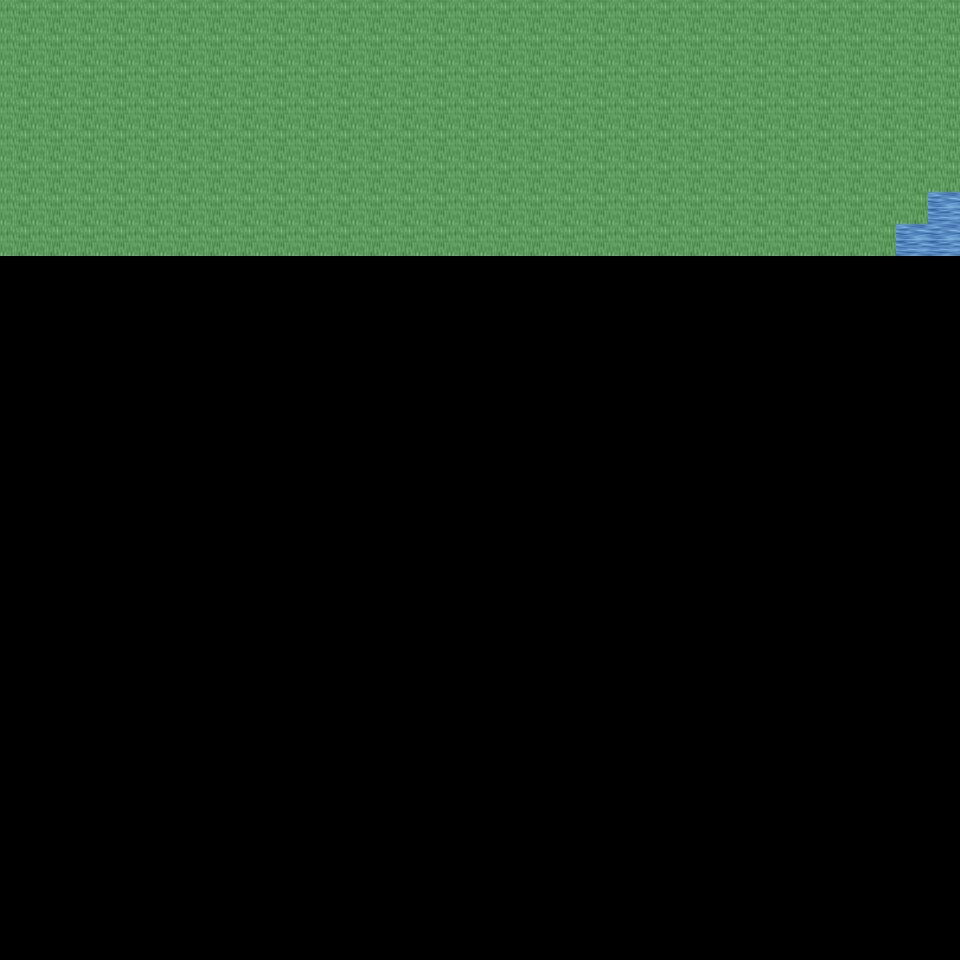

The image is a tile-based game level rendered from a .tmx file. Its description and source (layers, tilesets, objects; grid data summarised) follow:
An orthogonal 30x30 tile map with 32x32 px tiles, 6 tile layers (Ground, Object, Object2, Above, ...), 32 tilesets and 1 object (mapExit).

<map version="1.0" orientation="orthogonal" renderorder="right-down" width="30" height="30" tilewidth="32" tileheight="32" nextobjectid="2">
  <tileset firstgid="1" name="tileset_ground_ground" tilewidth="32" tileheight="32" tilecount="33" columns="3">
    <image source="../drawable/tileset_ground_ground.png" width="96" height="352" />
  </tileset>
  <tileset firstgid="34" name="tileset_ground_ground_2" tilewidth="32" tileheight="32" tilecount="4" columns="4">
    <image source="../drawable/tileset_ground_ground_2.png" width="128" height="32" />
  </tileset>
  <tileset firstgid="38" name="tileset_ground_water_pool" tilewidth="32" tileheight="32" tilecount="72" columns="3">
    <image source="../drawable/tileset_ground_water_pool.png" width="96" height="768" />
  </tileset>
  <tileset firstgid="110" name="tileset_ground_ridge_earth_dark" tilewidth="32" tileheight="32" tilecount="96" columns="12">
    <image source="../drawable/tileset_ground_ridge_earth_dark.png" width="384" height="256" />
  </tileset>
  <tileset firstgid="206" name="tileset_plant_grasses" tilewidth="32" tileheight="32" tilecount="6" columns="3">
    <image source="../drawable/tileset_plant_grasses.png" width="96" height="64" />
  </tileset>
  <tileset firstgid="212" name="tileset_ground_rock_pebbles" tilewidth="32" tileheight="32" tilecount="3" columns="1">
    <image source="../drawable/tileset_ground_rock_pebbles.png" width="32" height="96" />
  </tileset>
  <tileset firstgid="215" name="tileset_plant_flower_daisy_yellow" tilewidth="32" tileheight="32" tilecount="8" columns="2">
    <image source="../drawable/tileset_plant_flower_daisy_yellow.png" width="64" height="128" />
  </tileset>
  <tileset firstgid="223" name="tileset_plant_flower_daisy_white" tilewidth="32" tileheight="32" tilecount="8" columns="2">
    <image source="../drawable/tileset_plant_flower_daisy_white.png" width="64" height="128" />
  </tileset>
  <tileset firstgid="231" name="tileset_ground_grass_edges" tilewidth="32" tileheight="32" tilecount="36" columns="12">
    <image source="../drawable/tileset_ground_grass_edges.png" width="384" height="96" />
  </tileset>
  <tileset firstgid="267" name="tileset_ground_earth_edges" tilewidth="32" tileheight="32" tilecount="18" columns="6">
    <image source="../drawable/tileset_ground_earth_edges.png" width="192" height="96" />
  </tileset>
  <tileset firstgid="285" name="tileset_ground_grass_corners" tilewidth="32" tileheight="32" tilecount="24" columns="6">
    <image source="../drawable/tileset_ground_grass_corners.png" width="192" height="128" />
  </tileset>
  <tileset firstgid="309" name="tileset_ground_square_paving" tilewidth="32" tileheight="32" tilecount="1" columns="1">
    <image source="../drawable/tileset_ground_square_paving.png" width="32" height="32" />
  </tileset>
  <tileset firstgid="310" name="tileset_plant_flower_daisy_red" tilewidth="32" tileheight="32" tilecount="8" columns="2">
    <image source="../drawable/tileset_plant_flower_daisy_red.png" width="64" height="128" />
  </tileset>
  <tileset firstgid="318" name="tileset_plant_flower_daisy_blue" tilewidth="32" tileheight="32" tilecount="8" columns="2">
    <image source="../drawable/tileset_plant_flower_daisy_blue.png" width="64" height="128" />
  </tileset>
  <tileset firstgid="326" name="tileset_plant_tree_tree_darkgreen" tilewidth="32" tileheight="32" tilecount="88" columns="8">
    <image source="../drawable/tileset_plant_tree_tree_darkgreen.png" width="256" height="352" />
  </tileset>
  <tileset firstgid="414" name="tileset_object_well" tilewidth="32" tileheight="32" tilecount="4" columns="2">
    <image source="../drawable/tileset_object_well.png" width="64" height="64" />
  </tileset>
  <tileset firstgid="418" name="tileset_plant_bush_bushes" tilewidth="32" tileheight="32" tilecount="10" columns="5">
    <image source="../drawable/tileset_plant_bush_bushes.png" width="160" height="64" />
  </tileset>
  <tileset firstgid="428" name="tileset_ground_eye" tilewidth="32" tileheight="32" tilecount="9" columns="3">
    <image source="../drawable/tileset_ground_eye.png" width="96" height="96" />
  </tileset>
  <tileset firstgid="437" name="tileset_plant_stump_rectangular" tilewidth="32" tileheight="32" tilecount="4" columns="2">
    <image source="../drawable/tileset_plant_stump_rectangular.png" width="64" height="64" />
  </tileset>
  <tileset firstgid="441" name="tileset_item_gothic_large_gravestone" tilewidth="32" tileheight="32" tilecount="9" columns="3">
    <image source="../drawable/tileset_item_gothic_large_gravestone.png" width="96" height="96" />
  </tileset>
  <tileset firstgid="450" name="tileset_logic_collision" tilewidth="32" tileheight="32" tilecount="1" columns="1">
    <image source="../drawable/tileset_logic_collision.png" width="32" height="32" />
  </tileset>
  <tileset firstgid="451" name="tileset_logic_item_herb" tilewidth="32" tileheight="32" tilecount="5" columns="5">
    <image source="../drawable/tileset_logic_item_herb.png" width="160" height="32" />
  </tileset>
  <tileset firstgid="456" name="tileset_ground_rock_rubble" tilewidth="32" tileheight="32" tilecount="9" columns="3">
    <image source="../drawable/tileset_ground_rock_rubble.png" width="96" height="96" />
  </tileset>
  <tileset firstgid="465" name="tileset_ground_rock_rocks_3" tilewidth="32" tileheight="32" tilecount="16" columns="4">
    <image source="../drawable/tileset_ground_rock_rocks_3.png" width="128" height="128" />
  </tileset>
  <tileset firstgid="481" name="tileset_ground_rock_large_boulder" tilewidth="32" tileheight="32" tilecount="9" columns="3">
    <image source="../drawable/tileset_ground_rock_large_boulder.png" width="96" height="96" />
  </tileset>
  <tileset firstgid="490" name="tileset_ground_rock_large_pebble" tilewidth="32" tileheight="32" tilecount="2" columns="2">
    <image source="../drawable/tileset_ground_rock_large_pebble.png" width="64" height="32" />
  </tileset>
  <tileset firstgid="492" name="tileset_ground_rock_rocks_2" tilewidth="32" tileheight="32" tilecount="4" columns="2">
    <image source="../drawable/tileset_ground_rock_rocks_2.png" width="64" height="64" />
  </tileset>
  <tileset firstgid="496" name="tileset_ground_green_paving" tilewidth="32" tileheight="32" tilecount="18" columns="3">
    <image source="../drawable/tileset_ground_green_paving.png" width="96" height="192" />
  </tileset>
  <tileset firstgid="514" name="tileset_logic_protection" tilewidth="32" tileheight="32" tilecount="2" columns="2">
    <image source="../drawable/tileset_logic_protection.png" width="64" height="32" />
  </tileset>
  <tileset firstgid="516" name="tileset_building_castle" tilewidth="32" tileheight="32" tilecount="320" columns="20">
    <image source="../drawable/tileset_building_castle.png" width="640" height="512" />
  </tileset>
  <tileset firstgid="836" name="tileset_logic_creature_ogre" tilewidth="32" tileheight="32" tilecount="4" columns="4">
    <image source="../drawable/tileset_logic_creature_ogre.png" width="128" height="32" />
  </tileset>
  <tileset firstgid="840" name="tileset_logic_creature_troll" tilewidth="32" tileheight="32" tilecount="4" columns="4">
    <image source="../drawable/tileset_logic_creature_troll.png" width="128" height="32" />
  </tileset>
  <layer name="Ground" width="30" height="30">
    <data>[900 cells, 240 non-empty, 3 distinct tile ids]</data>
  </layer>
  <layer name="Object" width="30" height="30">
    <data>[900 cells, 0 non-empty, 0 distinct tile ids]</data>
  </layer>
  <layer name="Object2" width="30" height="30">
    <data>[900 cells, 0 non-empty, 0 distinct tile ids]</data>
  </layer>
  <layer name="Above" width="30" height="30">
    <data>[900 cells, 0 non-empty, 0 distinct tile ids]</data>
  </layer>
  <layer name="Above2" width="30" height="30">
    <data>[900 cells, 0 non-empty, 0 distinct tile ids]</data>
  </layer>
  <layer name="Walkable" width="30" height="30">
    <data>[900 cells, 237 non-empty, 1 distinct tile ids]</data>
  </layer>
  <objectgroup name="MapEvents">
    <object id="1" name="east" type="mapExit" x="928" y="192" width="32" height="768">
      <properties>
        <property name="map" value="level_0_x120_y97" />
        <property name="x" value="1" />
        <property name="y" value="6" />
      </properties>
    </object>
  </objectgroup>
</map>
